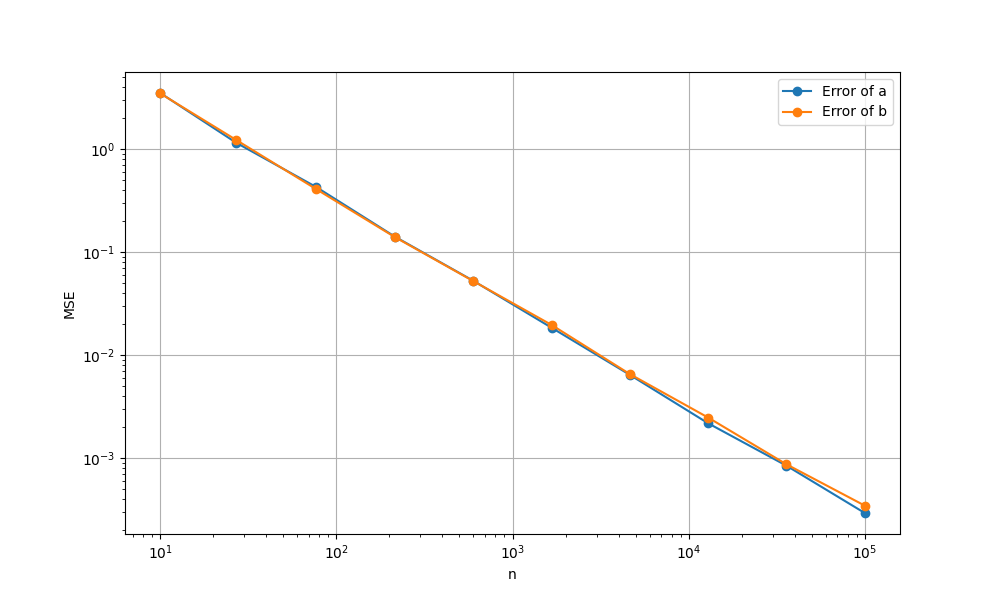

The Python source for this figure:
from typing import Tuple
import numpy as np
from matplotlib import pyplot as plt


def get_estimates(data: np.ndarray) -> Tuple[np.ndarray, np.ndarray]:
    first_moment = np.mean(data, axis=1)
    second_moment = np.mean(data * data, axis=1)

    subtrahend = np.sqrt(3) * np.sqrt(second_moment - first_moment * first_moment)
    a = first_moment - subtrahend
    b = first_moment + subtrahend
    return a, b


def main():
    ns = np.logspace(1, 5, 10, dtype=int)
    trials = 1000

    a_true = -np.exp(2)
    b_true = np.pi * 2.5

    plt.figure(figsize=(10, 6))

    errors_a = []
    errors_b = []
    for n in ns:
        samples = np.random.uniform(a_true, b_true, (trials, n))
        a_est, b_est = get_estimates(samples)
        errors_a.append(np.mean((a_est - a_true) ** 2))
        errors_b.append(np.mean((b_est - b_true) ** 2))

    plt.plot(ns, errors_a, "o-", label="Error of a")
    plt.plot(ns, errors_b, "o-", label="Error of b")
    plt.xlabel("n")
    plt.ylabel("MSE")
    plt.legend()
    plt.grid()
    plt.yscale("log")
    plt.xscale("log")

    plt.savefig("task4.png")


if __name__ == "__main__":
    main()
